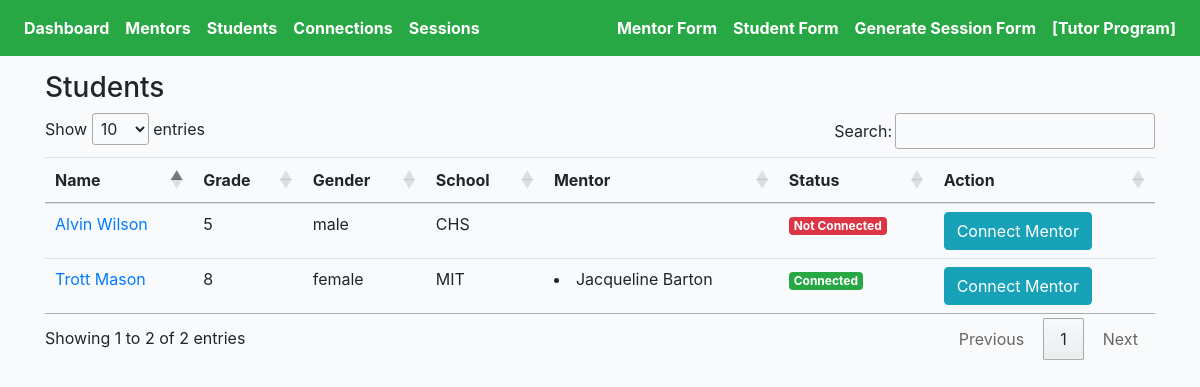
Before: /cprofiles/students/ with the older database file.
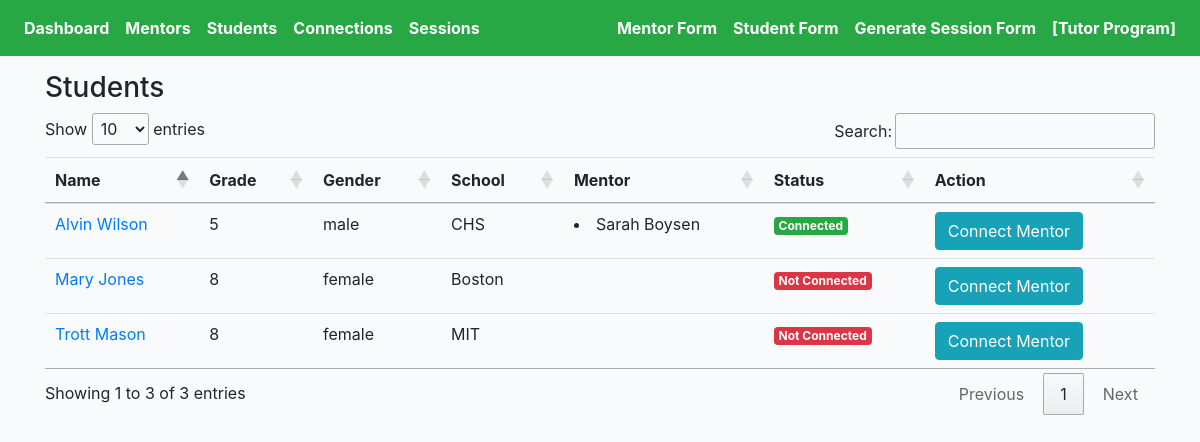
After: the same page with the newer database file.
### cprofiles/models.py (models this page shows, shortened)
class Student(models.Model):
    avatar = models.ImageField(default='avatar.png', upload_to='avatars/')
    first_name = models.CharField(max_length=200, blank=True)
    last_name = models.CharField(max_length=200, blank=True)
    gender = models.CharField(max_length=200, choices=GENDER_CHOICES)
    grade = models.CharField(max_length=200, choices=GRADE_CHOICES)
    school = models.CharField(max_length=200, blank=True)
    address = models.CharField(max_length=200, blank=True)
    parent_first_name = models.CharField(max_length=200, blank=True)
    parent_last_name = models.CharField(max_length=200, blank=True)
    parent_language = models.CharField(max_length=200, choices=LANGUAGE_CHOICES)
    parent_phone = models.CharField(max_length=200, blank=True)
    parent_email = models.EmailField(max_length=200, blank=True)
    activity = models.TextField(null=True, blank=True, max_length=1000)
    reason = models.TextField(null=True, blank=True, max_length=1000)
    prompt = models.TextField(null=True, blank=True, max_length=1000)
    hobby = models.TextField(null=True, blank=True, max_length=1000)
    parent_response = models.TextField(null=True, blank=True, max_length=1000)
    interview_language = models.CharField(max_length=200, choices=LANGUAGE_CHOICES)
    updated = models.DateTimeField(auto_now=True)
    created = models.DateTimeField(auto_now_add=True)
    slug = models.SlugField(unique=True, blank=True)
    def get_absolute_url(self):
        return reverse("cprofiles:student-profiles-detail", kwargs={"slug": self.slug})
    def get_friends(self):
        return self.mentors.all()
    __initial_first_name = None
    __initial_last_name = None
    def __init__(self, *args, **kwargs):
        super().__init__(*args, **kwargs)
        self.__initial_first_name = self.first_name
        self.__initial_last_name = self.last_name

class Mentor(models.Model):
    avatar = models.ImageField(default='avatar.png', upload_to='avatars/')
    first_name = models.CharField(max_length=200, blank=True)
    last_name = models.CharField(max_length=200, blank=True)
    email = models.EmailField(max_length=200, blank=True)
    prefer_grade = models.CharField(max_length=200, choices=MENTOR_GRADE_CHOICES)
    prefer_gender = models.CharField(max_length=200, choices=GENDER_CHOICES)
    prefer_location = models.CharField(max_length=200, blank=True)
    mentor_last_year = models.BooleanField(default=False)
    language = models.TextField(null=True, blank=True, max_length=1000)
    experience = models.TextField(null=True, blank=True, max_length=1000)
    familiar = models.TextField(null=True, blank=True, max_length=1000)
    friends = models.ManyToManyField(Student, blank=True, related_name='mentors')
    updated = models.DateTimeField(auto_now=True)
    created = models.DateTimeField(auto_now_add=True)
    slug = models.SlugField(unique=True, blank=True)
    __initial_first_name = None
    __initial_last_name = None
    def __init__(self, *args, **kwargs):
        super().__init__(*args, **kwargs)
        self.__initial_first_name = self.first_name
        self.__initial_last_name = self.last_name

### cprofiles/views.py (the view)
# urls.py: path('students/', StudentProfileListView.as_view(), name='student-profiles-list'),
class StudentProfileListView(ListView):
    model = Student
    template_name = 'choice-student-profile-list.html'
    def get_queryset(self):
        qs = Student.objects.all()
        return qs

### templates/choice-student-profile-list.html (shortened to what this page needs)
{% extends 'cbase.html' %}
{% load static %}
{% block stylesheet %}{% static '/css/my_invites.css' %}{% endblock %}
{% block content %}
<h3>Students</h3>
<div class="table-responsive-lg">
    <table id="myTable" class="table">
        <thead>
            <tr>
                <th scope="col">Name</th>
                <th scope="col">Grade</th>
                <th scope="col">Gender</th>
                <th scope="col">School</th>
                <th scope="col">Mentor</th>
                <th scope="col">Status</th>
                <th scope="col">Action</th>
            </tr>
        </thead>
        <tbody>
            {% for obj in object_list %}
            <tr>
                <td><a href="{{obj.get_absolute_url}}">{{obj.first_name}} {{obj.last_name}}</a></td>
                <td>{{obj.grade}}</td>
                <td>{{obj.gender}}</td>
                <td>{{obj.school}}</td>
                <td>
                    {% for friend in obj.get_friends %}
                    <li>{{friend.first_name}} {{friend.last_name}}</li>
                    {% endfor %}
                </td>
                <td>
                    {% for friend in obj.get_friends %}
                    <div><span class="badge badge-success">Connected</span></div>
                    {% empty %}
                    <div><span class="badge badge-danger">Not Connected</div>
                    {% endfor %}
                </td>
                <td><a href="{% url 'cprofiles:student-connect-detail' obj.slug %}"><button type="submit"
                            class="btn btn-info">Connect Mentor</button></a></td>
            </tr>
            {% endfor %}
        </tbody>
    </table>
</div>
{% endblock content %}

Changed rows visible on the page:
changed Student "Alvin": gains Mentor (first_name "Sarah", last_name "Boysen"); no longer shows "Not Connected"
changed Student "Trott": loses Mentor (first_name "Jacqueline", last_name "Barton"); now shows "Not Connected"
added Student: first_name "Mary", last_name "Jones", grade "8", gender "female", school "Boston"
Other visible differences:
text written by a page script: "Show entries Search: Showing 1 to 2 of 2 entries Previous 1 Next" → "Show entries Search: Showing 1 to 3 of 3 entries Previous 1 Next"
